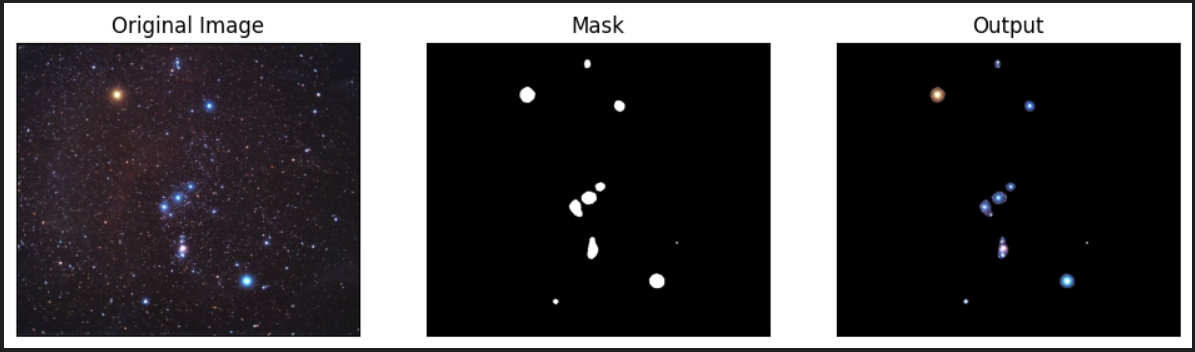

Here is the Python script that generated this plot:

# Import Libraries
import cv2
import numpy as np
import matplotlib.pyplot as plt

# Read the Original image
img = cv2.imread(r'orion_spinelli_c1.jpg',cv2.IMREAD_COLOR)

# Convert Color Spaces : BGR -> RGB -> GrayScale
imgRGB = cv2.cvtColor(img,cv2.COLOR_BGR2RGB)
imgGrayScale = cv2.cvtColor(imgRGB,cv2.COLOR_BGR2GRAY)

# Applies a median blur to the grayscale image to reduce noise
blur = cv2.medianBlur(imgGrayScale,13)

# Converts the grayscale image into a binary image : Otsu's thresholding
ret, mask = cv2.threshold(blur,0,255,cv2.THRESH_BINARY +cv2.THRESH_OTSU)

# Converts the binary mask image to a BGR image
maskBGR = cv2.cvtColor(mask,cv2.COLOR_GRAY2BGR)

output = cv2.bitwise_and(imgRGB,maskBGR)

# Plotting
plt.figure(figsize=(12, 12), num='Extracted Orion Constellation')

plt.subplot(1,3,1)
plt.title('Original Image')
plt.xticks([]),plt.yticks([])
plt.imshow(imgRGB)

plt.subplot(1,3,2)
plt.title('Mask')
plt.xticks([]),plt.yticks([])
plt.imshow(maskBGR,cmap='Greys_r')

plt.subplot(1,3,3)
plt.title('Output')
plt.xticks([]),plt.yticks([])
plt.imshow(output)

plt.show()
